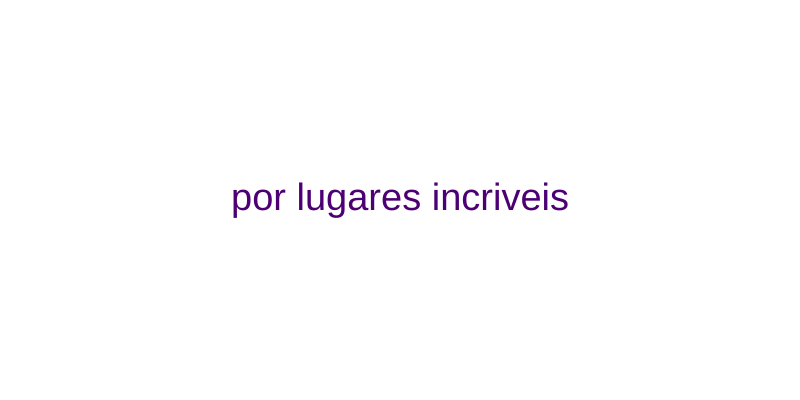
Frame 1 (no input)
Frame 60 (no input): identical to frame 1, image omitted
Frame 120 (the mouse pressed at the canvas centre since frame 60): identical to frame 1, image omitted

The p5.js sketch that drew this single still picture (run headless with seeded random() and noise() and a simulated clock; from frame 60 on, the mouse is pressed at the canvas centre):

// p5.js sketch
// ── sketch.js
//meu primeiro beijo, livre romance
// para todos os garotos que ja amei, 12 romance
//por lugares incriveis, 14 ou mais romance



let campoIdade;
let campoFantasia;
let campoAventura;

function setup() {
  createCanvas(800, 400);
  createElement("h2", "Recomendador de filmes");
  createSpan("Sua idade:");
  campoIdade = createInput("10");
  campoFantasia = createCheckbox("Gosta de romance?");
  campoAventura = createCheckbox("Gosta de final feliz?");
}

function draw() {
  background("");
  let idade = campoIdade.value();
  let gostaDeromance = campoFantasia.checked();
  let gostaDefinaleliz = campoAventura.checked();
  let recomendacao = geraRecomendacao(idade, gostaDeromance, 'gostaDefinalfeliz');

  fill(color(76, 0, 115));
  textAlign(CENTER, CENTER);
  textSize(38);
  text(recomendacao, width / 2, height / 2);
}

function geraRecomendacao(idade, gostaDeRomance, gostaDeFinalfeliz) {
  if (idade >= 10) {
    if (idade >= 14) {
      return "para todos os garotos que já amei";
    } else {
      if (idade >= 14) {
        if(gostaeromance || gostaDefinalfeliz) {
          return "para todos os garotos que já amei";          
        } else{
         return "para todos os garotos que já amei";
        }
      } else {
        if (gostaDeRomance) {
          return "por lugares incriveis";
        } else {
          return "por lugares incriveis";
        }
      }
    }
  } else {
    if ('gostaDefinalfeliz') {
      return "meu primeiro beijo";
    } else {
      return "meu primeiro beijo";
    }
  }
}
